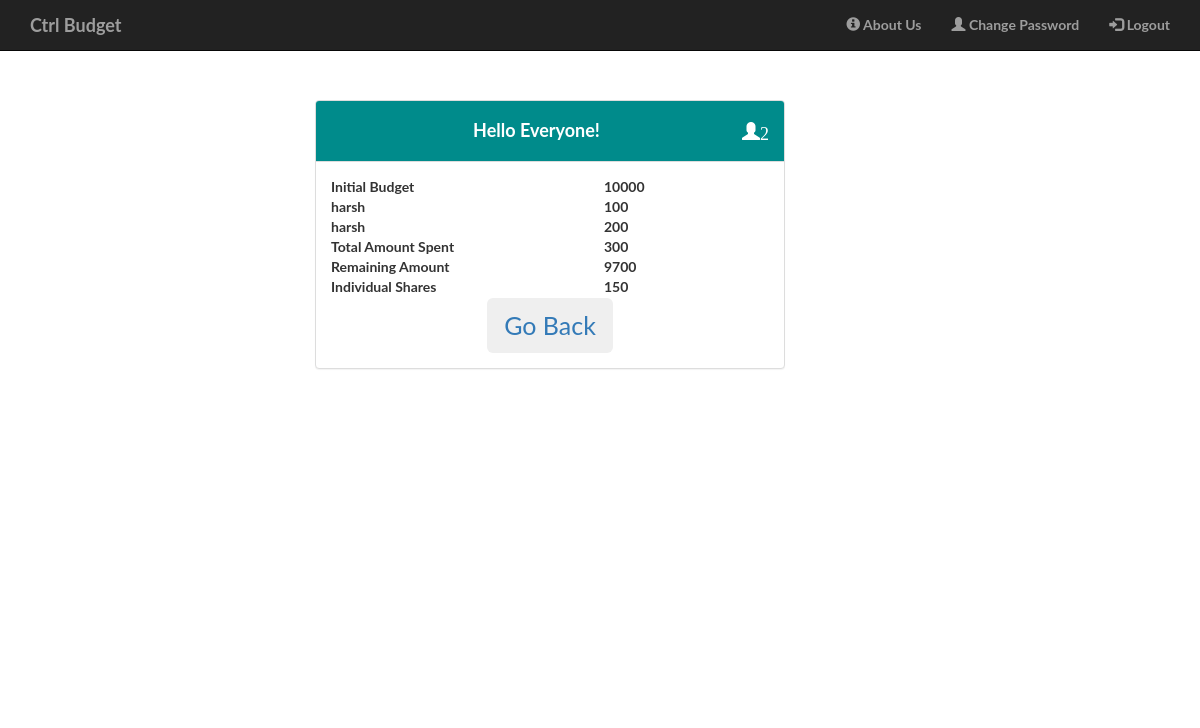
Page /pages/expense1.php (signed in) on the committed database.
### tables this page shows
CREATE TABLE `budgetplan` (
  `PlanID` int(11) NOT NULL,
  `id` int(11) NOT NULL,
  `Title` varchar(255) NOT NULL,
  `start_date` date NOT NULL,
  `end_date` date NOT NULL,
  `Budget` bigint(20) NOT NULL,
  `People` int(10) DEFAULT NULL,
  `people_name` varchar(255) NOT NULL
);

CREATE TABLE `expense` (
  `ExpenseID` int(11) NOT NULL,
  `id` int(11) DEFAULT NULL,
  `Title` varchar(255) NOT NULL,
  `date` date NOT NULL,
  `amt_spent` bigint(20) NOT NULL,
  `person` varchar(255) DEFAULT NULL,
  `upload_bill` blob
);

### pages/expense1.php (the view, shortened to what this page needs)
<?php
	$id =$_SESSION ['id'];
	require '../includes/common.php';
	$select_query =" Select id, Title, start_date,end_date,Budget,People, people_name from budgetplan where id ='$id'";
	$select_query_result = mysqli_query($con, $select_query) or die(mysqli_error($con));
	$select_expense_query =" Select amt_spent,person from expense where id ='$id'";
	$select_expense_query_result = mysqli_query($con, $select_expense_query) or die(mysqli_error($con));
	$expense =0;
	?>
<!DOCTYPE html>
<html>
<head>
    <link rel="stylesheet" href="https://maxcdn.bootstrapcdn.com/bootstrap/3.4.1/css/bootstrap.min.css">
	<link rel="stylesheet" type="text/css" href="../css/index.css">
</head>
<body >
	<?php include '../includes/header.php'; ?>
	<div id="content">
		<div  class="container-fluid decor_bg" id="content">
			<div class="row ">
			<?php while($row = mysqli_fetch_array($select_query_result)) {
				$cou = $row['People'];
				?>
			<div class="col-sm-6 col-md-5 col-md-offset-3">
				<div class="panel panel-default">
					<div class="panel-heading panel-heading-custom2">
					<h4><center><?php echo $row['Title'];?><span class="glyphicon glyphicon-user" style="float: right;"><?php echo $row['People']; ?></span></center> </h4>
					</div>
					<div class="panel-body">
						<div class="row">
							<div class="col-xs-5">Initial Budget</div>
							<div class="col-xs-offset-2 col-xs-5 " style="float: right;"><?php echo $row['Budget'];?></div>
						</div>
						<div class="row">
							<?php
								while($row2 = mysqli_fetch_array($select_expense_query_result)) {
									$expense += $row2['amt_spent'];?>
							<div class="col-xs-5"><?php echo $row2['person']; ?></div>
							<div class="col-xs-5 col-xs-offset-2"><?php echo $row2['amt_spent'];?></div>
							<?php } ?>
						</div>
						<div class="row">
							<div class="col-xs-5">Total Amount Spent</div>
							<div class="col-xs-5 col-xs-offset-2"><?php echo $expense;?></div>
						</div>
						<div class="row">
							<div class="col-xs-5">Remaining Amount</div>
							<div class="col-xs-5 col-xs-offset-2"><?php echo $row['Budget']- $expense;?></div>
						</div>
						<div class="row">
							<div class="col-xs-5">Individual Shares</div>
							<div class="col-xs-5 col-xs-offset-2"><?php echo $expense / $cou;?></div>
						</div>
						<div class="row">
							<div class="col-xs-5"><?php echo $row2['person']; ?></div>
							<div class="col-xs-5 col-xs-offset-2"><?php echo $row2['amt_spent'];?></div>
							<?php } ?>
						</div>
						<div class="text-center">
							<a href="view_plan.php" ><button class="btn btn-outline-info btn-lg "> Go Back</button></a>
						</div>
					</div>
				</div>
			</div>
		</div>

### includes/header.php (shortened to what this page needs)
<div class="container-fluid">
	<div class="row">
		<div class="navbar navbar-inverse navbar-fixed-top">
			<div class="container">
				<div class="navbar-header">
					<a class="navbar-brand" href="../index.php">Ctrl Budget</a>
				</div>
				<div class="collapse navbar-collapse" id="myNavbar">
					<ul class="nav navbar-nav navbar-right">
					    <?php
					    if (isset($_SESSION['id'])) {
					    	?>
					    	<li><a href = "../pages/aboutus.php"><span class = "glyphicon glyphicon-info-sign"></span> About Us</a></li>
					    	<li><a href = "../pages/change_password.php"><span class = "glyphicon glyphicon-user"></span> Change Password</a></li>
					    	<li><a href = "../pages/logout.php"><span class = "glyphicon glyphicon-log-in"></span> Logout</a></li>
					    	<?php
					    } else {
					    	?>
					    	<li><a href="aboutus.php"><span class="glyphicon glyphicon-info-sign"></span> About Us</a></li>
					    	<li><a href="signup.php"><span class="glyphicon glyphicon-user"></span> Sign Up</a></li>
					    	<li><a href="login.php"><span class="glyphicon glyphicon-log-in"></span> Login</a></li>
					    <?php
					    	}
					    	?>
					</ul>
				</div>
			</div>
		</div>
	</div>
</div>

### css/index.css (style rules this page uses)
body, html { width: 100%; height: 100%; }
body { padding-top:100px; }
body, h1, h2, h3, h4, h5, h6 { font-family: "Lato","Helvetica Neue",Helvetica,Arial,sans-serif; font-weight: 700; }
#content { min-height: 500px; }
.btn { font-size: 25px; }
#content { min-height: 600px; }
.panel-default > .panel-heading-custom2 { background-image: none; background-color: rgb(0,139,139); color: #ffffff; }

### rows in the picture
budgetplan: Title "Hello Everyone!", People "2", Budget "10000", expense "300", $row['Budget']-$expense "9700", $expense/$cou "150"
expense: person "harsh", amt_spent "100"
expense: person "harsh", amt_spent "200"
